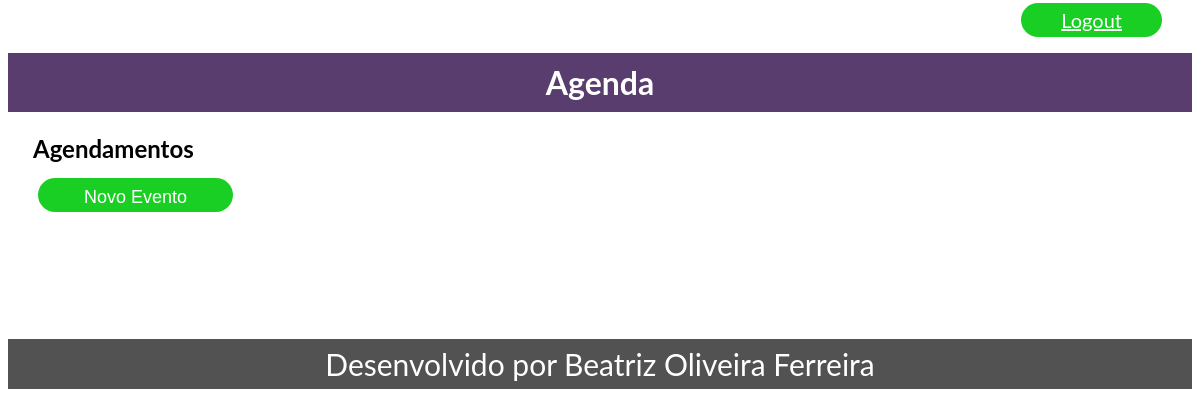
Page /agenda/ (signed in) on the earlier database version.
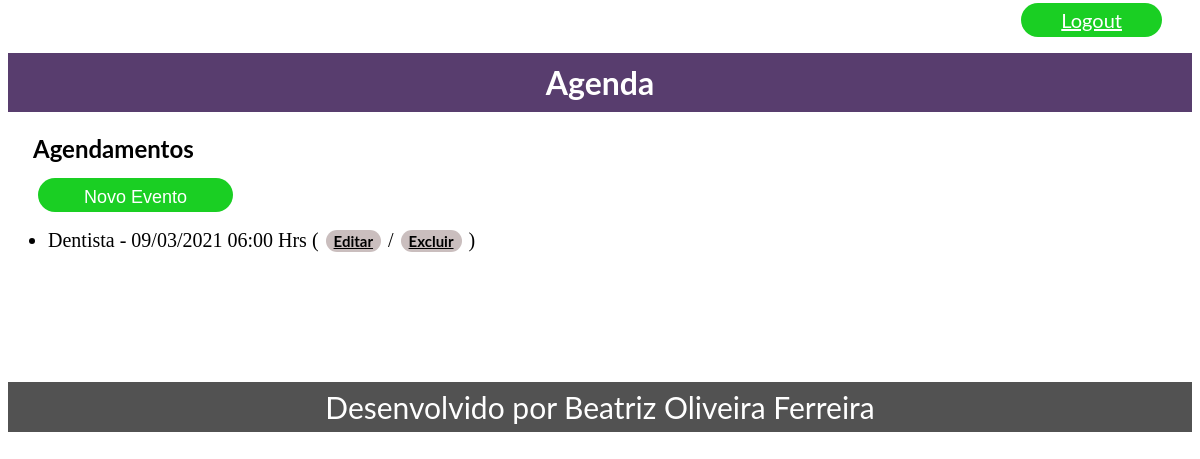
Same page on the later database version.
### core/models.py (models this page shows, shortened)
class Evento(models.Model):
    titulo = models.CharField(max_length=100)
    descricao = models.TextField(blank=True, null=True)
    data_evento = models.DateTimeField(verbose_name='Data do evento')
    data_criacao = models.DateTimeField(auto_now=True)
    usuario = models.ForeignKey(User, on_delete=models.CASCADE)
    class Meta:
        db_table = 'evento'
    def get_data_evento(self):
        return self.data_evento.strftime('%d/%m/%Y %H:%M Hrs')
    def get_evento_atrasado(self):
        if self.data_evento < datetime.now():
            return True
        else:
            return False

### core/views.py (the view)
# urls.py: path('agenda/', views.lista_eventos),
@login_required(login_url='/login/')
def lista_eventos(request):
    usuario = request.user
    data_atual = datetime.now() - timedelta(hours=1)
    evento = Evento.objects.filter(usuario=usuario)
    dados = {'eventos': evento}
    return render(request, 'agenda.html', dados)

### templates/agenda.html (shortened to what this page needs)
{% extends "model-page.html" %}
{% block content %}
    <h2>Agendamentos</h2>
    <a href="evento/">
        <button type="button">Novo Evento</button>
    </a>
    <ul style="font-size: 20px">
        {% for evento in eventos %}
            <li>
                <div style=>
                    {{ evento.titulo }} - {{ evento.get_data_evento }}
                    ( <a href="evento/?id={{ evento.id }}">Editar</a>
                    / <a href="evento/delete/{{ evento.id }}/" onclick="excluir()">Excluir</a> )
                </div>
            </li>
        {% endfor %}
    </ul>
{% endblock %}

Differences in the rows shown:
now on this page (row edited): Evento: titulo "Dentista", get_data_evento "09/03/2021 06:00 Hrs"
